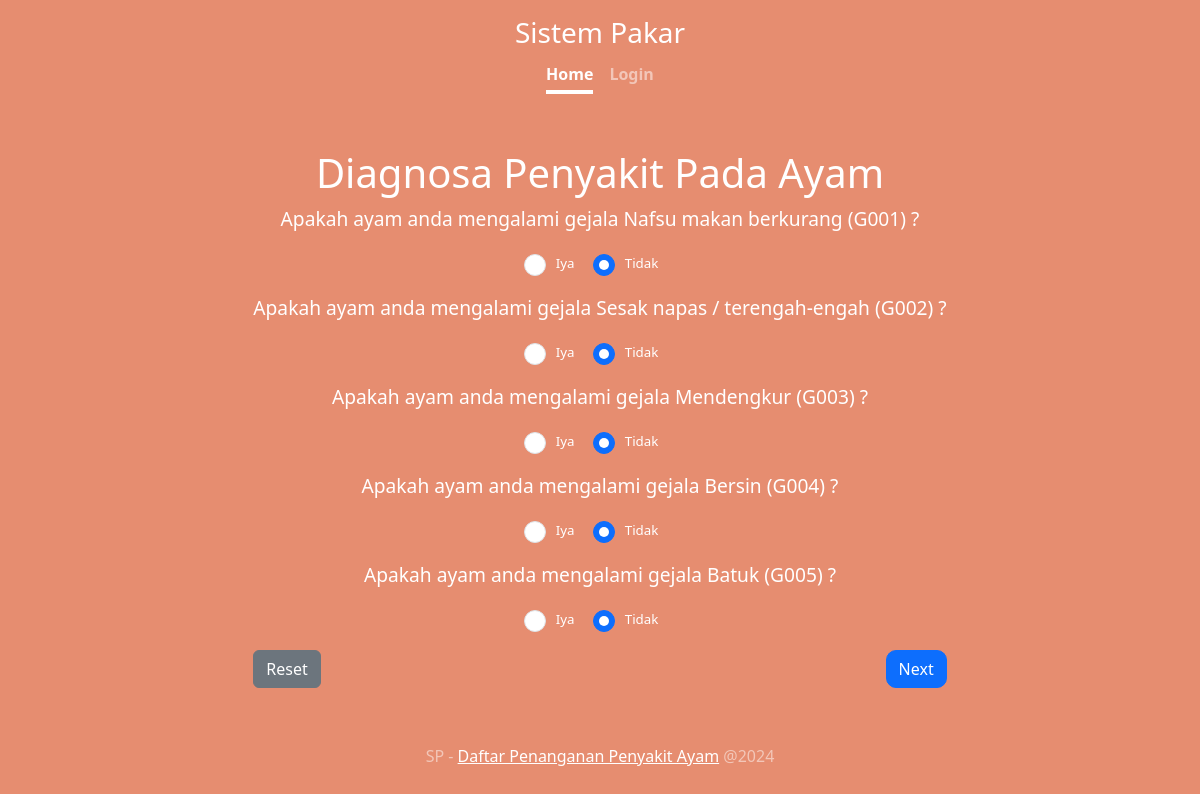
The page /diagnose.php on the database its author committed.
### tables this page shows
CREATE TABLE symptoms (
    id INT AUTO_INCREMENT PRIMARY KEY,
    code VARCHAR(10) UNIQUE NOT NULL,
    name VARCHAR(255) NOT NULL,
    created_at TIMESTAMP DEFAULT CURRENT_TIMESTAMP,
    modified_at TIMESTAMP DEFAULT CURRENT_TIMESTAMP ON UPDATE CURRENT_TIMESTAMP
);

### diagnose.php (the view, shortened to what this page needs)
<?php
include 'db.php';
$symptoms_sql = "SELECT * FROM symptoms";
$symptoms_result = $conn->query($symptoms_sql);
$symptoms = $symptoms_result->fetch_all(MYSQLI_ASSOC);
$symptom_index = intval($_SESSION['symptom_index']);
$symptoms_to_display = array_slice($symptoms, $symptom_index, 5);
?>
<!DOCTYPE html>
<html>
<head>
    <link href="https://cdn.jsdelivr.net/npm/bootstrap@5.3.3/dist/css/bootstrap.min.css" rel="stylesheet">
    <link rel="stylesheet" href="style.css">
</head>
<body class="d-flex h-100 text-center">
  <div class="cover-container d-flex w-100 h-100 p-3 mx-auto flex-column">
  <header class="mb-auto text-center">
      <h3 class="mb-0" onclick="window.location.href = 'index.php'" style="cursor: pointer;">Sistem Pakar</h3>
      <nav class="nav nav-masthead justify-content-center mt-2">
        <?php if (isset($_SESSION['username'])): ?>
          <a class="nav-link fw-bold py-1 px-0 active" href="index.php"><?= $_SESSION['username'] ?></a>
          <a class="nav-link fw-bold py-1 px-0" href="admin/gejala.php">Kelola Data</a>
          <a class="nav-link fw-bold py-1 px-0" href="logout.php">Logout</a>
        <?php else: ?>
          <a class="nav-link fw-bold py-1 px-0 active" aria-current="page" href="index.php">Home</a>
          <a class="nav-link fw-bold py-1 px-0" href="login.php">Login</a>
        <?php endif; ?>
      </nav>
    </header>
    <main class="px-3">
      <h1>Diagnosa Penyakit Pada Ayam</h1>
      <form method="post">
        <?php if (!empty($symptoms_to_display)): ?>
          <?php foreach ($symptoms_to_display as $index => $symptom):?>
            <div class="mb-3 symptom-question">
              <p class="question text-white">Apakah ayam anda mengalami gejala <?= htmlspecialchars($symptom['name']) ?> (<?= htmlspecialchars($symptom['code']) ?>) ?</p>
              <div class="form-check form-check-inline">
                <input class="form-check-input" type="radio" required name="symptom[<?= $index ?>]" id="symptom-yes-<?= $index ?>" value="true">
                <label class="form-check-label text-white" for="symptom-yes-<?= $index ?>">Iya</label>
              </div>
              <div class="form-check form-check-inline">
                <input class="form-check-input" type="radio" required name="symptom[<?= $index ?>]" id="symptom-no-<?= $index ?>" value="false" checked>
                <label class="form-check-label text-white" for="symptom-no-<?= $index ?>">Tidak</label>
              </div>
            </div>
          <?php endforeach; ?>
          <div class="d-flex justify-content-between">
            <button type="submit" name="reset" class="btn btn-secondary">Reset</button>
            <button type="submit" name="next" class="btn btn-primary">Next</button>
          </div>
        <?php endif; ?>
      </form>
    </main>
    <footer class="mt-auto text-white-50">
      <p>SP - <a href="index.php" class="text-white">Daftar Penanganan Penyakit Ayam</a> @2024</p>
    </footer>
  </div>
</body>
</html>

### style.css (style rules this page uses)
body { display: flex; align-items: center; justify-content: center; height: 100%; width: 100%; margin: 0; background-color: #e68d70; color: white; }
.cover-container { max-width: 100%; display: flex; flex-direction: column; justify-content: center; align-items: center; min-height: 100vh; }
.question { color: #c44931; text-align: center; font-size: 1.2em; }
h1 { text-align: center; }
input { padding: 10px; width: 100%; font-size: 17px; font-family: Raleway; border: 1px solid #aaaaaa; border-radius: 10px; -webkit-appearance: none; }
button { background-color: #ffffff; color: #000000; border: none; border-radius: 50%; padding: 10px 20px; font-size: 17px; font-family: Raleway; cursor: pointer; }
.nav-masthead .nav-link { color: rgba(255, 255, 255, .5); border-bottom: .25rem solid transparent; }
.nav-masthead .nav-link + .nav-link { margin-left: 1rem; }
.nav-masthead .active { color: #fff; border-bottom-color: #fff; }
.form-check-label { color: #000000; }
.cover-container { width: 100%; max-width: 42em; padding: 0 1.5rem; }
.form-check-inline .form-check-input { margin-right: 0.3rem; }
.form-check-inline .form-check-label { margin-left: 0.3rem; }
.btn-primary { border-radius: 10px; }
.nav-masthead .nav-link { font-weight: 700; color: rgba(255, 255, 255, .5); border-bottom: .25rem solid transparent; }
footer { margin-top: 2rem; color: rgba(0, 0, 0, .5); }
.form-check-label { font-size: smaller; }

### rows shown on the page
symptoms: name "Nafsu makan berkurang", code "G001"
symptoms: name "Sesak napas / terengah-engah", code "G002"
symptoms: name "Mendengkur", code "G003"
symptoms: name "Bersin", code "G004"
symptoms: name "Batuk", code "G005"
